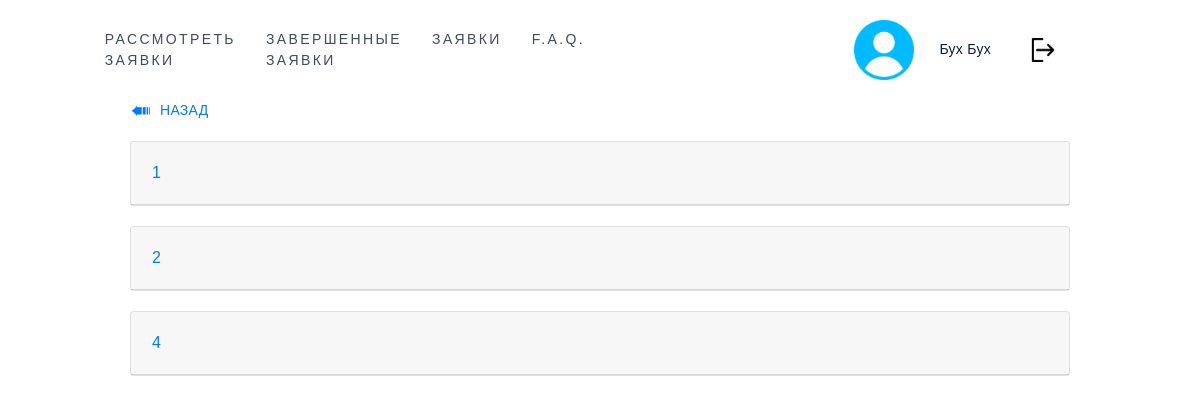
The page /helpdesk/faq.html (signed in) on the database its author committed.
### helpdesk/models.py (models this page shows, shortened)
class QuestionsAndAnswers(models.Model):
    question = models.CharField(max_length=1000, default="")
    answer = models.CharField(max_length=1000, default="")

### helpdesk/views.py (the view)
# urls.py: path('faq.html', views.faq, name='faq'),
@login_required
def faq(request):
    context = {"questions": models.QuestionsAndAnswers.objects.all(),
               "user": request.user.first_name + " " + request.user.last_name}
    if models.EmployeesInDepartments.objects.filter(person=request.user).count() > 0:
        context['isWorker'] = True
    return render(request, "helpdesk/faq.html", context)

### helpdesk/templates/helpdesk/faq.html (shortened to what this page needs)
{%extends 'helpdesk/father_frame.html'%}
{%block contents%}
	<section class="section-one-class" id="section-one-id">
		<div class="container">
			<div class="row">
				<div class="col">
					<a href="#" onclick="history.back();return false;" class="toback">Назад</a>
				</div>
			</div>
			<div class="row">
				<div class="col">
					<div id="accordion">
						{%for question in questions%}
						<div class="card">
							<div class="card-header" id="heading{{forloop.counter}}">
								<h5 class="mb-0">
									<button class="btn btn-link" data-toggle="collapse" data-target="#collapse{{forloop.counter}}" aria-expanded="true" aria-controls="collapse{{forloop.counter}}">
										{{question.question}}
									</button>
								</h5>
							</div>
						</div>
						{%endfor%}
					</div>
				</div>
			</div>
		</div>
	</section>
{%endblock%}

### helpdesk/static/css/main.css (style rules this page uses)
body { font-family: 'Exo 2.0', sans-serif; color: #081d42; padding: 0; letter-spacing: 0.02em; margin: 0; font-size: 14px; }
.container { width: 970px; margin: 0 auto; padding: 20px 0 0 0; }
div, p, form, input, a, span, button { box-sizing: border-box; }
h1, h2, h3, h4, h5, h6 { font-weight: 700; line-height: 1.6em; letter-spacing: 0; }
a, a:hover, a:active { text-decoration: none; color: #3f4b60; }
a, button, input { transition: all 0.5s ease; outline: none; }
input, input:hover, input:focus, input:active, button, button:hover, button:focus, button:active { outline: none; }
.toback { display: inline-block; position: relative; padding-left: 30px; margin-bottom: 20px; text-transform: uppercase; color: #007bff; }
.toback:before { display: block; position: absolute; content: '➠'; transform: rotate(180deg); text-align: center; top: 2px; left: 0px; line-height: 20px; font-size: 25px; color: #007bff; }
#accordion div[class='card']:not(:last-child) { margin-bottom: 20px; }
.card-header .btn { padding-left: 0; }
.row { margin: 0 auto; }

### rows shown on the page
QuestionsAndAnswers: question "1"
QuestionsAndAnswers: question "2"
QuestionsAndAnswers: question "4"

### other values the page prints
{{ user }} "Бух Бух"
